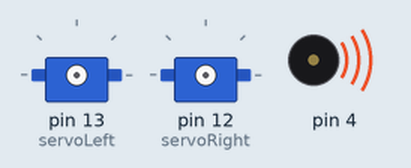
Simulated run of this sketch. Board: Arduino Uno, built with avr-gcc and run on an emulated ATmega328P. Shown: 2 × servo, buzzer (waves = sounding).

Above: at 0.1 s.
At 3.24 s:
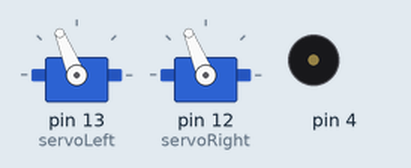
At 6.0 s:
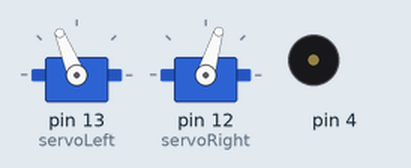
At 11.0 s:
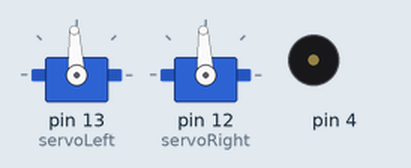
Timing chart, 0 to 12.5 s (numbered marks = the images above):
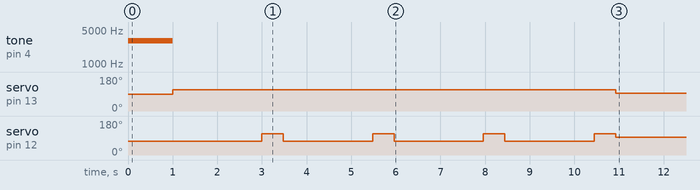

Measured:
- by itself, tone on pin 4: silent → 3000 Hz at 0.00 s, → silent 1.0 s later
- by itself, servo on pin 13 (servoLeft): 90° → 112° at 1.0 s, → 93° 9.9 s later
- by itself, servo on pin 12 (servoRight): repeats every 2.5 s: 73° 2.0 s, 112° 0.48 s, until it stays 93° from 10.9 s

The sketch:

User_Function_Homework3.ino
```cpp
#include <Servo.h> // Include servo library
Servo servoLeft; // Declare left and right servos
Servo servoRight;
void setup() // Built-in initialization block
{
  tone(4, 3000, 1000); // Play tone for 1 second
  delay(1000); // Delay to finish tone
  servoLeft.attach(13); // Attach left signal to pin 13
  servoRight.attach(12); // Attach right signal to pin 12
  for (int i = 1; i <= 4; i++) {
    maneuver(200, 200, 2000); // Forward 2 seconds
    maneuver(200, -200, 480); // Right 0.48 seconds
  }
  maneuver(0, 0, -1); // Disable servos
}
void loop() // Main loop auto-repeats
{ // Empty, nothing needs repeating
}
void maneuver(int speedLeft, int speedRight, int msTime)
{ // speedLeft, speedRight ranges: Backward Linear Stop Linear Forward
  // -200 -100......0......100 200
  servoLeft.writeMicroseconds(1500 + speedLeft); // Set Left servo speed
  servoRight.writeMicroseconds(1500 - speedRight); //Set right servo speed
  if (msTime == -1) // if msTime = -1
  {
    servoLeft.detach(); // Stop servo signals
    servoRight.detach();
  }
  delay(msTime); // Delay for msTime
}
```
